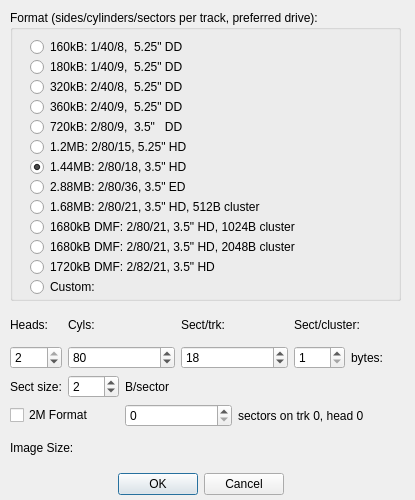
<?xml version="1.0" encoding="UTF-8"?>
<ui version="4.0">
 <class>newImage</class>
 <widget class="QDialog" name="newImage">
  <property name="geometry">
   <rect>
    <x>0</x>
    <y>0</y>
    <width>415</width>
    <height>500</height>
   </rect>
  </property>
  <property name="minimumSize">
   <size>
    <width>415</width>
    <height>500</height>
   </size>
  </property>
  <property name="maximumSize">
   <size>
    <width>415</width>
    <height>500</height>
   </size>
  </property>
  <property name="windowTitle">
   <string>New image</string>
  </property>
  <widget class="QDialogButtonBox" name="buttonBox">
   <property name="geometry">
    <rect>
     <x>30</x>
     <y>468</y>
     <width>341</width>
     <height>32</height>
    </rect>
   </property>
   <property name="orientation">
    <enum>Qt::Horizontal</enum>
   </property>
   <property name="standardButtons">
    <set>QDialogButtonBox::Cancel|QDialogButtonBox::Ok</set>
   </property>
   <property name="centerButtons">
    <bool>true</bool>
   </property>
  </widget>
  <widget class="QGroupBox" name="groupBox">
   <property name="geometry">
    <rect>
     <x>10</x>
     <y>10</y>
     <width>391</width>
     <height>291</height>
    </rect>
   </property>
   <property name="title">
    <string>Format (sides/cylinders/sectors per track, preferred drive):</string>
   </property>
   <widget class="QRadioButton" name="radioButton_2">
    <property name="geometry">
     <rect>
      <x>20</x>
      <y>27</y>
      <width>291</width>
      <height>20</height>
     </rect>
    </property>
    <property name="text">
     <string>160kB: 1/40/8,  5.25&quot; DD</string>
    </property>
    <attribute name="buttonGroup">
     <string notr="true">buttonGroup</string>
    </attribute>
   </widget>
   <widget class="QRadioButton" name="radioButton_3">
    <property name="geometry">
     <rect>
      <x>20</x>
      <y>47</y>
      <width>291</width>
      <height>20</height>
     </rect>
    </property>
    <property name="text">
     <string>180kB: 1/40/9,  5.25&quot; DD</string>
    </property>
    <attribute name="buttonGroup">
     <string notr="true">buttonGroup</string>
    </attribute>
   </widget>
   <widget class="QRadioButton" name="radioButton_4">
    <property name="geometry">
     <rect>
      <x>20</x>
      <y>67</y>
      <width>311</width>
      <height>20</height>
     </rect>
    </property>
    <property name="text">
     <string>320kB: 2/40/8,  5.25&quot; DD</string>
    </property>
    <attribute name="buttonGroup">
     <string notr="true">buttonGroup</string>
    </attribute>
   </widget>
   <widget class="QRadioButton" name="radioButton_5">
    <property name="geometry">
     <rect>
      <x>20</x>
      <y>87</y>
      <width>301</width>
      <height>20</height>
     </rect>
    </property>
    <property name="text">
     <string>360kB: 2/40/9,  5.25&quot; DD</string>
    </property>
    <attribute name="buttonGroup">
     <string notr="true">buttonGroup</string>
    </attribute>
   </widget>
   <widget class="QRadioButton" name="radioButton_6">
    <property name="geometry">
     <rect>
      <x>20</x>
      <y>107</y>
      <width>281</width>
      <height>20</height>
     </rect>
    </property>
    <property name="text">
     <string>720kB: 2/80/9,  3.5&quot;   DD</string>
    </property>
    <attribute name="buttonGroup">
     <string notr="true">buttonGroup</string>
    </attribute>
   </widget>
   <widget class="QRadioButton" name="radioButton_7">
    <property name="geometry">
     <rect>
      <x>20</x>
      <y>127</y>
      <width>291</width>
      <height>20</height>
     </rect>
    </property>
    <property name="text">
     <string>1.2MB: 2/80/15, 5.25&quot; HD</string>
    </property>
    <attribute name="buttonGroup">
     <string notr="true">buttonGroup</string>
    </attribute>
   </widget>
   <widget class="QRadioButton" name="radioButton_8">
    <property name="geometry">
     <rect>
      <x>20</x>
      <y>147</y>
      <width>331</width>
      <height>20</height>
     </rect>
    </property>
    <property name="text">
     <string>1.44MB: 2/80/18, 3.5&quot; HD</string>
    </property>
    <property name="checked">
     <bool>true</bool>
    </property>
    <attribute name="buttonGroup">
     <string notr="true">buttonGroup</string>
    </attribute>
   </widget>
   <widget class="QRadioButton" name="radioButton_9">
    <property name="geometry">
     <rect>
      <x>20</x>
      <y>167</y>
      <width>361</width>
      <height>20</height>
     </rect>
    </property>
    <property name="text">
     <string>2.88MB: 2/80/36, 3.5&quot; ED</string>
    </property>
    <attribute name="buttonGroup">
     <string notr="true">buttonGroup</string>
    </attribute>
   </widget>
   <widget class="QRadioButton" name="radioButton_10">
    <property name="geometry">
     <rect>
      <x>20</x>
      <y>207</y>
      <width>371</width>
      <height>20</height>
     </rect>
    </property>
    <property name="text">
     <string>1680kB DMF: 2/80/21, 3.5&quot; HD, 1024B cluster</string>
    </property>
    <attribute name="buttonGroup">
     <string notr="true">buttonGroup</string>
    </attribute>
   </widget>
   <widget class="QRadioButton" name="radioButton_11">
    <property name="geometry">
     <rect>
      <x>20</x>
      <y>247</y>
      <width>341</width>
      <height>20</height>
     </rect>
    </property>
    <property name="text">
     <string>1720kB DMF: 2/82/21, 3.5&quot; HD</string>
    </property>
    <attribute name="buttonGroup">
     <string notr="true">buttonGroup</string>
    </attribute>
   </widget>
   <widget class="QRadioButton" name="radioButton_12">
    <property name="geometry">
     <rect>
      <x>20</x>
      <y>187</y>
      <width>361</width>
      <height>20</height>
     </rect>
    </property>
    <property name="text">
     <string>1.68MB: 2/80/21, 3.5&quot; HD, 512B cluster</string>
    </property>
    <attribute name="buttonGroup">
     <string notr="true">buttonGroup</string>
    </attribute>
   </widget>
   <widget class="QRadioButton" name="radioButton_13">
    <property name="geometry">
     <rect>
      <x>20</x>
      <y>267</y>
      <width>141</width>
      <height>20</height>
     </rect>
    </property>
    <property name="text">
     <string>Custom:</string>
    </property>
    <attribute name="buttonGroup">
     <string notr="true">buttonGroup</string>
    </attribute>
   </widget>
   <widget class="QRadioButton" name="radioButton_14">
    <property name="geometry">
     <rect>
      <x>20</x>
      <y>227</y>
      <width>371</width>
      <height>20</height>
     </rect>
    </property>
    <property name="text">
     <string>1680kB DMF: 2/80/21, 3.5&quot; HD, 2048B cluster</string>
    </property>
    <attribute name="buttonGroup">
     <string notr="true">buttonGroup</string>
    </attribute>
   </widget>
  </widget>
  <widget class="QWidget" name="layoutWidget">
   <property name="geometry">
    <rect>
     <x>10</x>
     <y>310</y>
     <width>391</width>
     <height>152</height>
    </rect>
   </property>
   <layout class="QGridLayout" name="gridLayout">
    <item row="2" column="0">
     <widget class="QLabel" name="label_7">
      <property name="text">
       <string>Sect size:</string>
      </property>
     </widget>
    </item>
    <item row="2" column="2">
     <widget class="QLabel" name="lbBytesPerSector">
      <property name="text">
       <string>B/sector</string>
      </property>
     </widget>
    </item>
    <item row="2" column="1">
     <widget class="QSpinBox" name="sbSectorSize">
      <property name="toolTip">
       <string>Make sure you know what you're doing with this setting.</string>
      </property>
      <property name="minimum">
       <number>1</number>
      </property>
      <property name="maximum">
       <number>8</number>
      </property>
      <property name="value">
       <number>2</number>
      </property>
     </widget>
    </item>
    <item row="0" column="5" colspan="2">
     <widget class="QLabel" name="label_4">
      <property name="text">
       <string>Sect/cluster:</string>
      </property>
     </widget>
    </item>
    <item row="1" column="5">
     <widget class="QSpinBox" name="sbClust">
      <property name="minimum">
       <number>1</number>
      </property>
      <property name="maximum">
       <number>16</number>
      </property>
      <property name="value">
       <number>1</number>
      </property>
     </widget>
    </item>
    <item row="0" column="0">
     <widget class="QLabel" name="label">
      <property name="text">
       <string>Heads:</string>
      </property>
     </widget>
    </item>
    <item row="0" column="3" colspan="2">
     <widget class="QLabel" name="label_3">
      <property name="text">
       <string>Sect/trk:</string>
      </property>
     </widget>
    </item>
    <item row="0" column="1" colspan="2">
     <widget class="QLabel" name="label_2">
      <property name="text">
       <string>Cyls:</string>
      </property>
     </widget>
    </item>
    <item row="1" column="0">
     <widget class="QSpinBox" name="sbHeads">
      <property name="minimum">
       <number>1</number>
      </property>
      <property name="maximum">
       <number>2</number>
      </property>
      <property name="value">
       <number>2</number>
      </property>
     </widget>
    </item>
    <item row="1" column="3" colspan="2">
     <widget class="QSpinBox" name="sbSPT">
      <property name="minimum">
       <number>1</number>
      </property>
      <property name="maximum">
       <number>1024</number>
      </property>
      <property name="value">
       <number>18</number>
      </property>
     </widget>
    </item>
    <item row="3" column="4" colspan="3">
     <widget class="QLabel" name="label_6">
      <property name="text">
       <string>sectors on trk 0, head 0</string>
      </property>
     </widget>
    </item>
    <item row="1" column="1" colspan="2">
     <widget class="QSpinBox" name="sbCyls">
      <property name="minimum">
       <number>1</number>
      </property>
      <property name="maximum">
       <number>1024</number>
      </property>
      <property name="value">
       <number>80</number>
      </property>
     </widget>
    </item>
    <item row="1" column="6">
     <widget class="QLabel" name="lbClustBytes">
      <property name="text">
       <string>bytes: </string>
      </property>
     </widget>
    </item>
    <item row="3" column="0" colspan="2">
     <widget class="QCheckBox" name="cb2M">
      <property name="text">
       <string>2M Format</string>
      </property>
     </widget>
    </item>
    <item row="3" column="2" colspan="2">
     <widget class="QSpinBox" name="sb2Msize"/>
    </item>
    <item row="4" column="0" colspan="7">
     <widget class="QLabel" name="lbImaSize">
      <property name="text">
       <string>Image Size: </string>
      </property>
     </widget>
    </item>
   </layout>
  </widget>
 </widget>
 <resources/>
 <connections>
  <connection>
   <sender>buttonBox</sender>
   <signal>accepted()</signal>
   <receiver>newImage</receiver>
   <slot>accept()</slot>
   <hints>
    <hint type="sourcelabel">
     <x>248</x>
     <y>254</y>
    </hint>
    <hint type="destinationlabel">
     <x>157</x>
     <y>274</y>
    </hint>
   </hints>
  </connection>
  <connection>
   <sender>buttonBox</sender>
   <signal>rejected()</signal>
   <receiver>newImage</receiver>
   <slot>reject()</slot>
   <hints>
    <hint type="sourcelabel">
     <x>316</x>
     <y>260</y>
    </hint>
    <hint type="destinationlabel">
     <x>286</x>
     <y>274</y>
    </hint>
   </hints>
  </connection>
 </connections>
 <buttongroups>
  <buttongroup name="buttonGroup"/>
 </buttongroups>
</ui>
